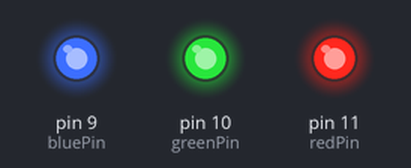
A sketch run on a simulated Arduino Uno, built with avr-gcc and run on an emulated ATmega328P. Shown: output pins drawn as LEDs (lit = HIGH).

Above: at 0.5 s.
At 2.5 s:
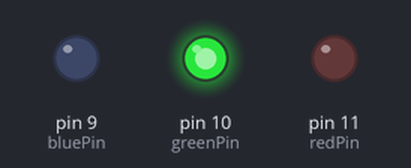
At 3.5 s:
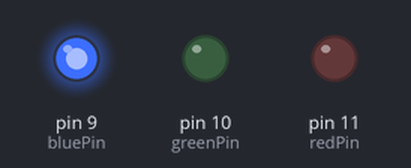
At 4.5 s:
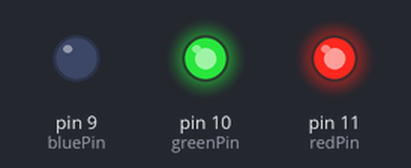
At 6.5 s:
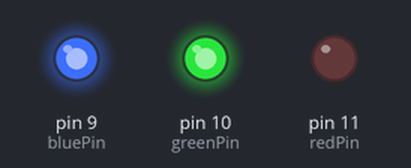
At 8.5 s:
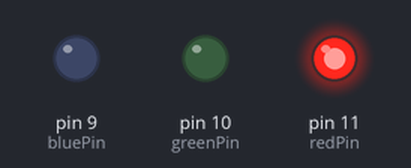
Timing chart, 0 to 9.1 s (numbered marks = the images above):
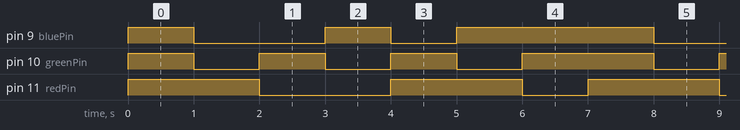

Measured:
- by itself, pin 9 (bluePin): repeats every 7.0 s: LOW 2.0 s, HIGH 1.0 s, LOW 1.0 s, HIGH 3.0 s
- by itself, pin 10 (greenPin): repeats every 7.0 s: 2 × (LOW 1.0 s, HIGH 1.0 s), LOW 1.0 s, HIGH 2.0 s
- by itself, pin 11 (redPin): repeats every 7.0 s: LOW 2.0 s, HIGH 2.0 s, LOW 1.0 s, HIGH 2.0 s

The sketch:

simple_colour_change.ino
```cpp
int redPin = 11;
int greenPin = 10;
int bluePin = 9;

int R, G, B;

#define delaySpeed 1000

void setup() {
  pinMode(redPin, OUTPUT);
  pinMode(greenPin, OUTPUT);
  pinMode(bluePin, OUTPUT);
}

void loop() {
  changeColor(255, 255, 255); //write white
  delay(delaySpeed);
  changeColor(255, 0, 0); //RED
  delay(delaySpeed);
  changeColor(0, 255, 0); //GREEN
  delay(delaySpeed);
  changeColor(0, 0, 255); //BLUE
  delay(delaySpeed);
  changeColor(255, 255, 0); //YELLOW
  delay(delaySpeed);
  changeColor(255, 0, 255); //PURPLE
  delay(delaySpeed);
  changeColor(0, 255, 255); //TEAL
  delay(delaySpeed);
}

void changeColor(int R, int G, int B) {

  analogWrite(redPin, R);
  analogWrite(greenPin, G);
  analogWrite(bluePin, B);
}
```
